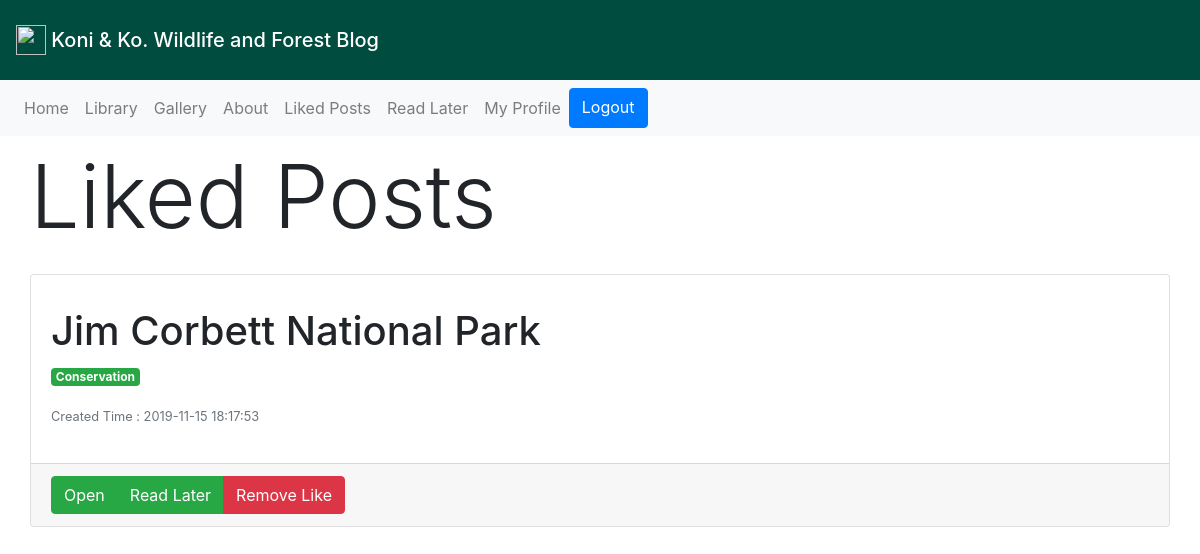
Screenshot of /modules/likedPosts.php (signed in) with the database file from the repository.
### tables this page shows
CREATE TABLE `liked_posts` (
  `user_id` int(11) NOT NULL,
  `blog_id` int(11) DEFAULT NULL,
  UNIQUE KEY `blog_id_UNIQUE` (`blog_id`),
  KEY `liked_posts_user_id_blog_post_idx` (`user_id`),
  CONSTRAINT `liked_posts_blog_id_blog_posts` FOREIGN KEY (`blog_id`) REFERENCES `blog_post` (`id`) ON DELETE CASCADE ON UPDATE CASCADE,
  CONSTRAINT `liked_posts_user_id_blog_post` FOREIGN KEY (`user_id`) REFERENCES `user` (`id`) ON DELETE CASCADE ON UPDATE CASCADE
);

CREATE TABLE `blog_post` (
  `id` int(11) NOT NULL AUTO_INCREMENT,
  `title` varchar(255) NOT NULL,
  `user_id` varchar(45) NOT NULL,
  `created_time` datetime NOT NULL DEFAULT CURRENT_TIMESTAMP,
  `body` text NOT NULL,
  `category` int(11) DEFAULT NULL,
  `likes` int(11) DEFAULT NULL,
  PRIMARY KEY (`id`)
);

### modules/likedPosts.php (the view, shortened to what this page needs)
<?php
    require_once('../includes/header.php');
    $query = "SELECT * FROM blog_post B,liked_posts L WHERE L.blog_id = B.id  AND L.user_id  = ".$_SESSION['uid'];
    $result = mysqli_query($CONN,$query);
?>
<div class="row">
    <h1 class="display-2">Liked Posts</h1>
</div>
<div class="row blogs">
    <div class=container>
        <?php
            while($row = mysqli_fetch_assoc($result)){
         ?>
            <div class="row">
                <div class="card mb-3" style="width : 100%">
                    <div class="row no-gutters">
                        <div class="col-md-8">
                            <div class="card-body">
                                <h5 class="card-title"><h1><?php echo $row['title'] ?></h1></h5>
                                <p class="card-text"><span class="badge badge-success">
                                    <?php
                                        if($row['category'] == "1"){
                                            echo "Wildlife";
                                        }else if($row['category'] == "2"){
                                            echo "Forest";
                                        }else{
                                            echo "Conservation";
                                        }
                                    ?>
                                </span></p>
                                <p class="card-text"><small class="text-muted"><?php echo "Created Time : ".$row['created_time'] ?></small></p>
                            </div>
                        </div>
                    </div>
                    <div class="card-footer">
                        <div class="btn-group" role="group" style="color:white">
                            <a class="btn btn-success" href=<?php echo "http://koniandko/modules/openBlog.php?blog_id=".$row['id'] ?>>Open</a>
                            <a class="btn btn-success" href=<?php echo "http://koniandko/modules/readLater.php?blog_id=".$row['id'] ?>>Read Later</a>
                            <a class="btn btn-danger" href=<?php echo "http://koniandko/modules/removeLike.php?blog_id=".$row['id'] ?>>Remove Like</a>
                        </div>
                    </div>
                </div>
            </div>
        <?php
            }
         ?>
    </div>
</div>
<?php
    require_once('../includes/footer.php');
 ?>

### assets/css/main.css (style rules this page uses)
body { background-image: url('../images/1.png'); }
.container { margin-bottom: 1rem; }
.row { margin-bottom: 1rem; }

### rows the page displays
liked_posts: blog.title "Jim Corbett National Park", blog.created_time "2019-11-15 18:17:53"
